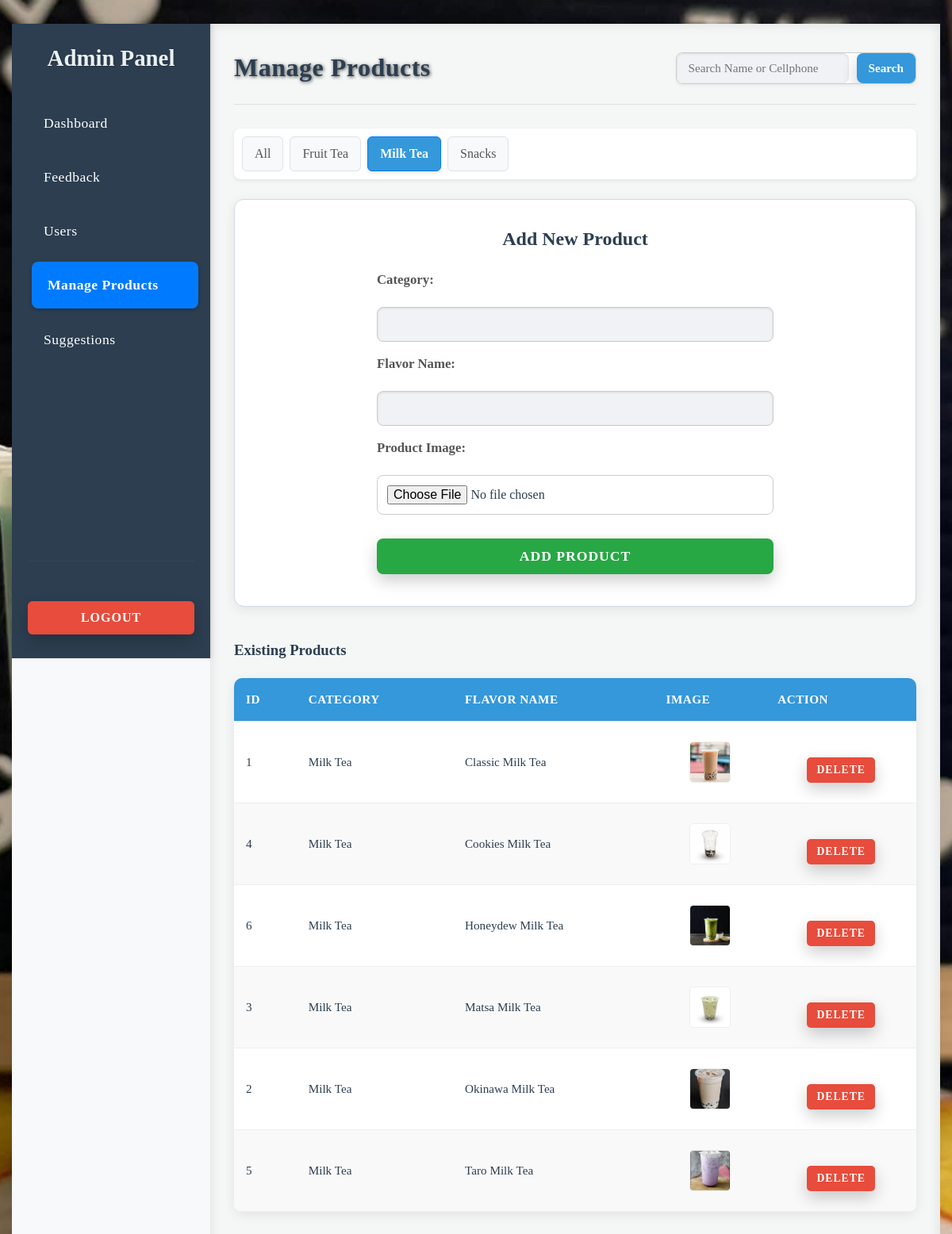
Screenshot of /admin.php?section=products&category=Milk+Tea (signed in) with the database file from the repository.
### tables this page shows
CREATE TABLE IF NOT EXISTS flavors (
  flavor_id INT AUTO_INCREMENT PRIMARY KEY,
  category VARCHAR(50) NOT NULL,
  flavor_name VARCHAR(100) NOT NULL,
  image_path VARCHAR(255) NULL  
);

### admin.php (the view, shortened to what this page needs)
<?php
$current_section = $_GET['section'] ?? 'dashboard';
$selected_category = $_GET['category'] ?? 'All';
$search_term = $_GET['search'] ?? '';
$report_month = $_GET['report_month'] ?? date('Y-m');
try {
    $pdo = new PDO("mysql:host=" . DB_SERVER . ";dbname=" . DB_NAME, DB_USERNAME, DB_PASSWORD);
    $pdo->setAttribute(PDO::ATTR_ERRMODE, PDO::ERRMODE_EXCEPTION);
} catch (PDOException $e) {
    die("ERROR: Could not connect. " . $e->getMessage());
}
    ?>
    <?php
function get_dynamic_categories($pdo, $type) {
    if ($type === 'feedback') {
        $stmt = $pdo->query("SELECT DISTINCT category FROM flavors ORDER BY category");
    } elseif ($type === 'products') {
        $stmt = $pdo->query("SELECT DISTINCT category FROM flavors ORDER BY category");
    } else {
        return [];
    }
    return $stmt->fetchAll(PDO::FETCH_COLUMN);
}
function get_all_flavors($pdo, $category, $search_term) {
    $sql = "SELECT flavor_id AS id, category, flavor_name, image_path FROM flavors";
    $conditions = [];
    $params = [];
    if ($category !== 'All') {
        $conditions[] = "category = ?";
        $params[] = $category;
    }
    if (!empty($conditions)) {
        $sql .= " WHERE " . implode(" AND ", $conditions);
    }
    $sql .= " ORDER BY category, flavor_name";
    $stmt = $pdo->prepare($sql);
    $stmt->execute($params);
    return $stmt->fetchAll();
}
$all_flavors = [];
$total_feedbacks = 0;
$avg_rating = 0;
$most_rated_flavor = 'N/A';
$total_users = 0;
$total_suggestions = 0;
$rating_distribution = [1 => 0, 2 => 0, 3 => 0, 4 => 0, 5 => 0];
$max_rating_count = 0;
$dynamic_categories = [];
$monthly_report_data = [];
switch ($current_section) {
    case 'products':
        $all_flavors = get_all_flavors($pdo, $selected_category, $search_term);
        $dynamic_categories = get_dynamic_categories($pdo, 'products');
        break;
}
?>
<!DOCTYPE html>
<html lang="en">
<head>
    <link rel="stylesheet" href="style.css">
</head>
<body>
    <div class="admin-container">
        <aside class="sidebar">
            <div>
                <div class="logo">Admin Panel</div>
                <ul class="navigation">
                    <li><a href="admin.php?section=dashboard" class="<?= ($current_section === 'dashboard') ? 'active' : '' ?>">Dashboard</a></li>
                    <li><a href="admin.php?section=feedback&category=All" class="<?= ($current_section === 'feedback') ? 'active' : '' ?>">Feedback</a></li>
                    <li><a href="admin.php?section=users" class="<?= ($current_section === 'users') ? 'active' : '' ?>">Users</a></li>
                    <li><a href="admin.php?section=products" class="<?= ($current_section === 'products') ? 'active' : '' ?>">Manage Products</a></li>
                    <li><a href="admin.php?section=suggestions" class="<?= ($current_section === 'suggestions') ? 'active' : '' ?>">Suggestions</a></li>
                </ul>
            </div>
            <div class="logout-section">
                <form method="post" action="admin.php?section=logout">
                    <button type="submit">Logout</button>
                </form>
            </div>
        </aside>
        <main class="content">
            <header>
                <h1>
                    <?php
                    if ($current_section === 'users') {
                        echo 'Customer Accounts';
                    } elseif ($current_section === 'products') {
                        echo 'Manage Products';
                    } elseif ($current_section === 'suggestions') {
                        echo 'Customer Suggestions';
                    } elseif ($current_section === 'dashboard') {
                        echo 'Admin Dashboard';
                    } else {
                        echo 'Customer Feedback';
                    }
                    ?>
                </h1>
                <div class="header-actions">
                    <?php if ($current_section === 'feedback' || $current_section === 'products'): ?>
                        <div class="search-container">
                            <input type="text" id="searchInput" name="search" placeholder="Search Name or Cellphone" value="<?= htmlspecialchars($search_term) ?>">
                            <button onclick="submitSearch()">Search</button>
                        </div>
                    <?php endif; ?>
                </div>
            </header>
            <?php if ($current_section === 'feedback' || $current_section === 'products'): ?>
                <div class="filter-tabs">
                    <a href="admin.php?section=<?= $current_section ?>&category=All" class="<?= $selected_category === 'All' ? 'active' : '' ?>">All</a>
                    <?php foreach ($dynamic_categories as $cat): ?>
                        <a href="admin.php?section=<?= $current_section ?>&category=<?= urlencode($cat) ?>" class="<?= $selected_category === $cat ? 'active' : '' ?>"><?= htmlspecialchars($cat) ?></a>
                    <?php endforeach; ?>
                </div>
            <?php endif; ?>
            <div class="data-table">
                <?php if ($current_section === 'dashboard'): ?>
                    <h2>Dashboard Overview</h2>
                    <div class="dashboard">
                        <div class="card">
                            <h3>Total Feedbacks</h3>
                            <p><?= $total_feedbacks ?></p>
                        </div>
                        <div class="card">
                            <h3>Average Rating</h3>
                            <p><?= $avg_rating ?> <span class="star">&#9733;</span></p>
                        </div>
                        <div class="card">
                            <h3>Most Rated Flavor</h3>
                            <p><?= htmlspecialchars($most_rated_flavor) ?></p>
                        </div>
                        <div class="card">
                            <h3>Total Users</h3>
                            <p><?= $total_users ?></p>
                        </div>
                        <div class="card">
                            <h3>Total Suggestions</h3>
                            <p><?= $total_suggestions ?></p>
                        </div>
                    </div>
                    <div class="rating-graph-container">
                        <h3>Feedback Rating Distribution</h3>
                        <?php for ($i = 5; $i >= 1; $i--): ?>
                            <div class="rating-bar-wrapper">
                                <span class="rating-label"><?= $i ?> &#9733;</span>
                                <div class="rating-bar-background">
                                    <div class="rating-bar rating-<?= $i ?>" style="width: <?= $max_rating_count > 0 ? ($rating_distribution[$i] / $max_rating_count) * 100 : 0 ?>%;"></div>
                                </div>
                                <span class="rating-count"><?= $rating_distribution[$i] ?></span>
                            </div>
                        <?php endfor; ?>
                    </div>
                    <div class="report-section">
                        <div class="report-header">
                            <h3>Monthly Feedback Report for <?= date('F Y', strtotime($report_month)) ?></h3>
                            <div class="report-controls">
                                <label for="reportMonthPicker">Select Month:</label>
                                <input type="month" id="reportMonthPicker" value="<?= htmlspecialchars($report_month) ?>" onchange="updateReportMonth(this.value)">
                                <button onclick="printReport()">Print Report</button>
                            </div>
                        </div>
                        <div class="report-summary-cards">
                            <div class="card">
                                <h4>Total Feedback This Month</h4>
                                <p><?= $monthly_report_data['total_feedback'] ?></p>
                            </div>
                            <div class="card">
                                <h4>Average Rating This Month</h4>
                                <p><?= $monthly_report_data['total_feedback'] > 0 ? round(array_sum(array_map(function($rating, $count) { return $rating * $count; }, array_keys($monthly_report_data['rating_distribution']), $monthly_report_data['rating_distribution'])) / $monthly_report_data['total_feedback'], 1) : 'N/A' ?> <span class="star">&#9733;</span></p>
                            </div>
                            <div class="card">
                                <h4>Most Rated Flavor This Month</h4>
                                <p><?= htmlspecialchars($monthly_report_data['most_rated_flavor_month']) ?></p>
                            </div>
                        </div>
                        <div class="rating-graph-container">
                            <h3>Rating Distribution This Month</h3>
                            <?php
                            $max_monthly_rating_count = max($monthly_report_data['rating_distribution']);
                            for ($i = 5; $i >= 1; $i--): ?>
                                <div class="rating-bar-wrapper">
                                    <span class="rating-label"><?= $i ?> &#9733;</span>
                                    <div class="rating-bar-background">
                                        <div class="rating-bar rating-<?= $i ?>" style="width: <?= $max_monthly_rating_count > 0 ? ($monthly_report_data['rating_distribution'][$i] / $max_monthly_rating_count) * 100 : 0 ?>%;"></div>
                                    </div>
                                    <span class="rating-count"><?= $monthly_report_data['rating_distribution'][$i] ?></span>
                                </div>
                            <?php endfor; ?>
                        </div>
                        <div class="report-comments-section">
                            <h4>All Product Feedback Comments This Month</h4>
                            <?php if (count($monthly_report_data['comments']) > 0): ?>
                                <?php foreach ($monthly_report_data['comments'] as $comment): ?>
                                    <div class="report-comment-item">
                                        <p><strong>Product:</strong> <?= htmlspecialchars($comment['flavor_name'] ?? 'N/A') ?></p>
                                        <p><?= htmlspecialchars($comment['comment']) ?></p>
                                        <div class="comment-meta">
                                            - <?= htmlspecialchars($comment['fullname'] ?? 'Anonymous') ?> on <?= htmlspecialchars(date('Y-m-d H:i', strtotime($comment['created_at']))) ?>
                                        </div>
                                    </div>
                                <?php endforeach; ?>
                            <?php else: ?>
                                <p style="text-align: center; color: #777;">No product feedback comments found for this month.</p>
                            <?php endif; ?>
                        </div>
                    </div>
                <?php elseif ($current_section === 'products'): ?>
                    <div class="add-product-section">
                        <h3>Add New Product</h3>
                        <form method="post" class="add-product-form" enctype="multipart/form-data">
                            <label for="add_category">Category:</label>
                            <input type="text" id="add_category" name="add_category" required value="<?= htmlspecialchars($_POST['add_category'] ?? '') ?>">
                            <label for="add_flavor_name">Flavor Name:</label>
                            <input type="text" id="add_flavor_name" name="add_flavor_name" required value="<?= htmlspecialchars($_POST['add_flavor_name'] ?? '') ?>">
                            <label for="add_image">Product Image:</label>
                            <input type="file" id="add_image" name="add_image" accept="image/*">
                            <button type="submit">Add Product</button>
                        </form>
                    </div>
                    <h3>Existing Products</h3>
                    <table class="product-list-table">
                        <thead>
                            <tr>
                                <th>ID</th>
                                <th>Category</th>
                                <th>Flavor Name</th>
                                <th>Image</th>
                                <th>Action</th>
                            </tr>
                        </thead>
                        <tbody>
                            <?php if (count($all_flavors) > 0): ?>
                                <?php foreach ($all_flavors as $flavor): ?>
                                    <tr>
                                        <td><?= htmlspecialchars($flavor['id']) ?></td>
                                        <td><?= htmlspecialchars($flavor['category']) ?></td>
                                        <td><?= htmlspecialchars($flavor['flavor_name']) ?></td>
                                        <td>
                                            <?php if (!empty($flavor['image_path']) && file_exists($flavor['image_path'])): ?>
                                                <img src="<?= htmlspecialchars($flavor['image_path']) ?>" alt="<?= htmlspecialchars($flavor['flavor_name']) ?>" style="width: 50px; height: 50px; object-fit: cover; border-radius: 5px;">
                                            <?php else: ?>
                                                No Image
                                            <?php endif; ?>
                                        </td>
                                        <td>
                                            <form method="post" class="delete-product-form" onsubmit="return confirm('Are you sure you want to delete this product?');">
                                                <button type="submit">Delete</button>
                                            </form>
                                        </td>
                                    </tr>
                                <?php endforeach; ?>
                            <?php else: ?>
                                <tr>
                                    <td colspan="5" style="text-align: center;">No products found.</td>
                                </tr>
                            <?php endif; ?>
                        </tbody>
                    </table>
                <?php endif; ?>
            </div>
        </main>
    </div>
</body>
</html>

### rows the page displays
flavors: flavor_id "1", category "Milk Tea", flavor_name "Classic Milk Tea", image_path (picture)
flavors: flavor_id "4", category "Milk Tea", flavor_name "Cookies Milk Tea", image_path (picture)
flavors: flavor_id "6", category "Milk Tea", flavor_name "Honeydew Milk Tea", image_path (picture)
flavors: flavor_id "3", category "Milk Tea", flavor_name "Matsa Milk Tea", image_path (picture)
flavors: flavor_id "2", category "Milk Tea", flavor_name "Okinawa Milk Tea", image_path (picture)
flavors: flavor_id "5", category "Milk Tea", flavor_name "Taro Milk Tea", image_path (picture)

### other values shown
$cat "Fruit Tea"
$cat "Milk Tea"
$cat "Snacks"
